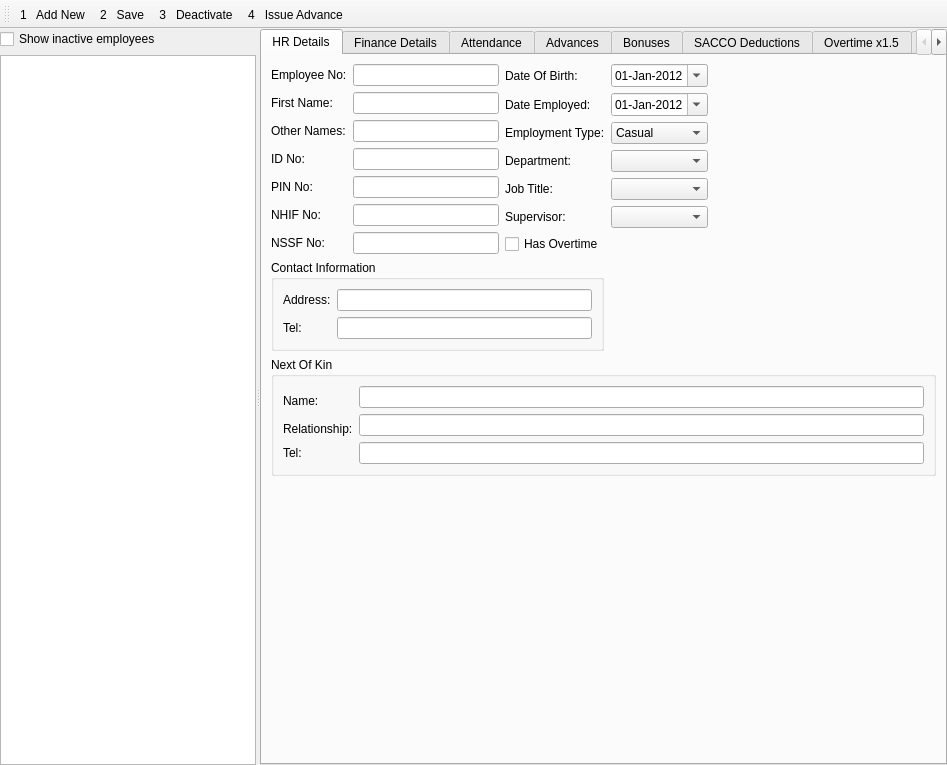
<?xml version="1.0" encoding="UTF-8"?>
<ui version="4.0">
 <class>Employees</class>
 <widget class="QMainWindow" name="Employees">
  <property name="geometry">
   <rect>
    <x>0</x>
    <y>0</y>
    <width>947</width>
    <height>765</height>
   </rect>
  </property>
  <property name="windowTitle">
   <string>Employees</string>
  </property>
  <property name="windowIcon">
   <iconset resource="rc.qrc">
    <normaloff>:/images/Users.png</normaloff>:/images/Users.png</iconset>
  </property>
  <widget class="QWidget" name="centralwidget">
   <layout class="QGridLayout" name="gridLayout_4">
    <property name="leftMargin">
     <number>0</number>
    </property>
    <property name="topMargin">
     <number>0</number>
    </property>
    <property name="rightMargin">
     <number>0</number>
    </property>
    <property name="bottomMargin">
     <number>0</number>
    </property>
    <item row="0" column="0">
     <widget class="QSplitter" name="splitter">
      <property name="orientation">
       <enum>Qt::Horizontal</enum>
      </property>
      <widget class="QWidget" name="layoutWidget">
       <layout class="QVBoxLayout" name="verticalLayout">
        <item>
         <widget class="QCheckBox" name="ShowInactive">
          <property name="text">
           <string>Show inactive employees</string>
          </property>
         </widget>
        </item>
        <item>
         <widget class="CustomQueryView" name="treeView">
          <property name="sizePolicy">
           <sizepolicy hsizetype="Expanding" vsizetype="Ignored">
            <horstretch>0</horstretch>
            <verstretch>0</verstretch>
           </sizepolicy>
          </property>
          <property name="alternatingRowColors">
           <bool>true</bool>
          </property>
          <property name="sortingEnabled">
           <bool>true</bool>
          </property>
         </widget>
        </item>
       </layout>
      </widget>
      <widget class="QWidget" name="widget" native="true">
       <property name="sizePolicy">
        <sizepolicy hsizetype="Ignored" vsizetype="Ignored">
         <horstretch>2</horstretch>
         <verstretch>0</verstretch>
        </sizepolicy>
       </property>
       <layout class="QVBoxLayout" name="verticalLayout_2">
        <item>
         <widget class="QTabWidget" name="tabWidget">
          <property name="sizePolicy">
           <sizepolicy hsizetype="Expanding" vsizetype="Expanding">
            <horstretch>0</horstretch>
            <verstretch>0</verstretch>
           </sizepolicy>
          </property>
          <property name="currentIndex">
           <number>0</number>
          </property>
          <widget class="QWidget" name="HrTab">
           <attribute name="title">
            <string>HR Details</string>
           </attribute>
           <layout class="QVBoxLayout" name="verticalLayout_6">
            <item>
             <layout class="QHBoxLayout" name="horizontalLayout_4">
              <item>
               <layout class="QGridLayout" name="gridLayout_7">
                <item row="0" column="0">
                 <widget class="QLabel" name="label">
                  <property name="text">
                   <string>Employee No:</string>
                  </property>
                 </widget>
                </item>
                <item row="0" column="1">
                 <widget class="QLineEdit" name="EmployeeNo"/>
                </item>
                <item row="1" column="0">
                 <widget class="QLabel" name="label_2">
                  <property name="text">
                   <string>First Name:</string>
                  </property>
                 </widget>
                </item>
                <item row="1" column="1">
                 <widget class="QLineEdit" name="FirstName"/>
                </item>
                <item row="2" column="0">
                 <widget class="QLabel" name="label_3">
                  <property name="text">
                   <string>Other Names:</string>
                  </property>
                 </widget>
                </item>
                <item row="2" column="1">
                 <widget class="QLineEdit" name="OtherNames"/>
                </item>
                <item row="3" column="0">
                 <widget class="QLabel" name="label_4">
                  <property name="text">
                   <string>ID No:</string>
                  </property>
                 </widget>
                </item>
                <item row="3" column="1">
                 <widget class="QLineEdit" name="IDNo"/>
                </item>
                <item row="4" column="0">
                 <widget class="QLabel" name="label_7">
                  <property name="text">
                   <string>PIN No:</string>
                  </property>
                 </widget>
                </item>
                <item row="4" column="1">
                 <widget class="QLineEdit" name="PINNo"/>
                </item>
                <item row="5" column="0">
                 <widget class="QLabel" name="label_9">
                  <property name="text">
                   <string>NHIF No:</string>
                  </property>
                 </widget>
                </item>
                <item row="5" column="1">
                 <widget class="QLineEdit" name="NHIFNo"/>
                </item>
                <item row="6" column="0">
                 <widget class="QLabel" name="label_8">
                  <property name="text">
                   <string>NSSF No:</string>
                  </property>
                 </widget>
                </item>
                <item row="6" column="1">
                 <widget class="QLineEdit" name="NSSFNo"/>
                </item>
               </layout>
              </item>
              <item>
               <layout class="QGridLayout" name="gridLayout_3">
                <item row="2" column="0">
                 <widget class="QLabel" name="label_29">
                  <property name="text">
                   <string>Employment Type:</string>
                  </property>
                 </widget>
                </item>
                <item row="1" column="1">
                 <widget class="QDateEdit" name="DateEmployed">
                  <property name="displayFormat">
                   <string>dd-MMM-yyyy</string>
                  </property>
                  <property name="calendarPopup">
                   <bool>true</bool>
                  </property>
                  <property name="date">
                   <date>
                    <year>2012</year>
                    <month>1</month>
                    <day>1</day>
                   </date>
                  </property>
                 </widget>
                </item>
                <item row="3" column="1">
                 <widget class="QComboBox" name="Department"/>
                </item>
                <item row="0" column="0">
                 <widget class="QLabel" name="label_10">
                  <property name="text">
                   <string>Date Of Birth:</string>
                  </property>
                 </widget>
                </item>
                <item row="1" column="0">
                 <widget class="QLabel" name="label_11">
                  <property name="text">
                   <string>Date Employed:</string>
                  </property>
                 </widget>
                </item>
                <item row="0" column="1">
                 <widget class="QDateEdit" name="DateOfBirth">
                  <property name="displayFormat">
                   <string>dd-MMM-yyyy</string>
                  </property>
                  <property name="calendarPopup">
                   <bool>true</bool>
                  </property>
                  <property name="date">
                   <date>
                    <year>2012</year>
                    <month>1</month>
                    <day>1</day>
                   </date>
                  </property>
                 </widget>
                </item>
                <item row="2" column="1">
                 <widget class="QComboBox" name="comboBox">
                  <property name="editable">
                   <bool>false</bool>
                  </property>
                  <item>
                   <property name="text">
                    <string>Casual</string>
                   </property>
                  </item>
                  <item>
                   <property name="text">
                    <string>Contract</string>
                   </property>
                  </item>
                  <item>
                   <property name="text">
                    <string>Permanent</string>
                   </property>
                  </item>
                 </widget>
                </item>
                <item row="5" column="0">
                 <widget class="QLabel" name="label_14">
                  <property name="text">
                   <string>Supervisor:</string>
                  </property>
                 </widget>
                </item>
                <item row="4" column="1">
                 <widget class="QComboBox" name="JobTitle"/>
                </item>
                <item row="4" column="0">
                 <widget class="QLabel" name="label_13">
                  <property name="text">
                   <string>Job Title:</string>
                  </property>
                 </widget>
                </item>
                <item row="5" column="1">
                 <widget class="QComboBox" name="Supervisor"/>
                </item>
                <item row="3" column="0">
                 <widget class="QLabel" name="label_12">
                  <property name="text">
                   <string>Department:</string>
                  </property>
                 </widget>
                </item>
                <item row="6" column="0">
                 <widget class="QCheckBox" name="chkHasOvertime">
                  <property name="text">
                   <string>Has Overtime</string>
                  </property>
                 </widget>
                </item>
               </layout>
              </item>
              <item>
               <spacer name="horizontalSpacer_7">
                <property name="orientation">
                 <enum>Qt::Horizontal</enum>
                </property>
                <property name="sizeHint" stdset="0">
                 <size>
                  <width>40</width>
                  <height>20</height>
                 </size>
                </property>
               </spacer>
              </item>
             </layout>
            </item>
            <item>
             <layout class="QHBoxLayout" name="horizontalLayout_5">
              <item>
               <widget class="QGroupBox" name="groupBox">
                <property name="title">
                 <string>Contact Information</string>
                </property>
                <layout class="QGridLayout" name="gridLayout_2">
                 <item row="0" column="0">
                  <widget class="QLabel" name="label_15">
                   <property name="text">
                    <string>Address:</string>
                   </property>
                  </widget>
                 </item>
                 <item row="1" column="0">
                  <widget class="QLabel" name="label_16">
                   <property name="text">
                    <string>Tel:</string>
                   </property>
                  </widget>
                 </item>
                 <item row="1" column="1">
                  <widget class="QLineEdit" name="Tel"/>
                 </item>
                 <item row="0" column="1">
                  <widget class="QLineEdit" name="Address"/>
                 </item>
                </layout>
               </widget>
              </item>
              <item>
               <spacer name="horizontalSpacer">
                <property name="orientation">
                 <enum>Qt::Horizontal</enum>
                </property>
                <property name="sizeHint" stdset="0">
                 <size>
                  <width>2</width>
                  <height>20</height>
                 </size>
                </property>
               </spacer>
              </item>
             </layout>
            </item>
            <item>
             <widget class="QGroupBox" name="groupBox_2">
              <property name="title">
               <string>Next Of Kin</string>
              </property>
              <layout class="QGridLayout" name="gridLayout">
               <item row="0" column="0" rowspan="2">
                <widget class="QLabel" name="label_17">
                 <property name="text">
                  <string>Name:</string>
                 </property>
                </widget>
               </item>
               <item row="0" column="1">
                <widget class="QLineEdit" name="Name"/>
               </item>
               <item row="1" column="1" rowspan="2">
                <widget class="QLineEdit" name="Relationship"/>
               </item>
               <item row="2" column="0">
                <widget class="QLabel" name="label_18">
                 <property name="text">
                  <string>Relationship:</string>
                 </property>
                </widget>
               </item>
               <item row="3" column="0">
                <widget class="QLabel" name="label_19">
                 <property name="text">
                  <string>Tel:</string>
                 </property>
                </widget>
               </item>
               <item row="3" column="1">
                <widget class="QLineEdit" name="Tel_2"/>
               </item>
              </layout>
             </widget>
            </item>
            <item>
             <spacer name="verticalSpacer">
              <property name="orientation">
               <enum>Qt::Vertical</enum>
              </property>
              <property name="sizeHint" stdset="0">
               <size>
                <width>22</width>
                <height>172</height>
               </size>
              </property>
             </spacer>
            </item>
           </layout>
          </widget>
          <widget class="QWidget" name="FinanceTab">
           <attribute name="title">
            <string>Finance Details</string>
           </attribute>
           <layout class="QGridLayout" name="gridLayout_5">
            <item row="0" column="0">
             <widget class="QLabel" name="label_5">
              <property name="text">
               <string>Basic Pay:</string>
              </property>
             </widget>
            </item>
            <item row="0" column="1">
             <widget class="QLineEdit" name="BasicPay"/>
            </item>
            <item row="0" column="2">
             <widget class="QLabel" name="label_6">
              <property name="text">
               <string>House Allowance:</string>
              </property>
             </widget>
            </item>
            <item row="0" column="3">
             <widget class="QLineEdit" name="HouseAllowance"/>
            </item>
            <item row="1" column="0">
             <widget class="QLabel" name="label_20">
              <property name="text">
               <string>Payment Method:</string>
              </property>
             </widget>
            </item>
            <item row="3" column="1">
             <widget class="QLineEdit" name="BankName"/>
            </item>
            <item row="1" column="1" colspan="2">
             <widget class="QComboBox" name="PaymentMethod">
              <property name="editable">
               <bool>true</bool>
              </property>
              <item>
               <property name="text">
                <string>Cash</string>
               </property>
              </item>
              <item>
               <property name="text">
                <string>Cheque</string>
               </property>
              </item>
              <item>
               <property name="text">
                <string>Direct Transfer</string>
               </property>
              </item>
             </widget>
            </item>
            <item row="3" column="0">
             <widget class="QLabel" name="label_21">
              <property name="text">
               <string>Bank Name:</string>
              </property>
             </widget>
            </item>
            <item row="3" column="3">
             <widget class="QLineEdit" name="BankBranch"/>
            </item>
            <item row="3" column="2">
             <widget class="QLabel" name="label_22">
              <property name="text">
               <string>Branch:</string>
              </property>
             </widget>
            </item>
            <item row="4" column="1">
             <widget class="QLineEdit" name="AccountName"/>
            </item>
            <item row="3" column="4">
             <spacer name="horizontalSpacer_2">
              <property name="orientation">
               <enum>Qt::Horizontal</enum>
              </property>
              <property name="sizeHint" stdset="0">
               <size>
                <width>159</width>
                <height>20</height>
               </size>
              </property>
             </spacer>
            </item>
            <item row="4" column="0">
             <widget class="QLabel" name="label_23">
              <property name="text">
               <string>Account Name:</string>
              </property>
             </widget>
            </item>
            <item row="4" column="3">
             <widget class="QLineEdit" name="AccountNo"/>
            </item>
            <item row="4" column="2">
             <widget class="QLabel" name="label_24">
              <property name="text">
               <string>Account No:</string>
              </property>
             </widget>
            </item>
            <item row="5" column="1">
             <spacer name="verticalSpacer_3">
              <property name="orientation">
               <enum>Qt::Vertical</enum>
              </property>
              <property name="sizeHint" stdset="0">
               <size>
                <width>20</width>
                <height>40</height>
               </size>
              </property>
             </spacer>
            </item>
           </layout>
          </widget>
          <widget class="QWidget" name="tab_7">
           <attribute name="title">
            <string>Attendance</string>
           </attribute>
           <layout class="QVBoxLayout" name="verticalLayout_10">
            <item>
             <layout class="QHBoxLayout" name="horizontalLayout_9">
              <item>
               <widget class="QLabel" name="label_25">
                <property name="text">
                 <string>Month:</string>
                </property>
               </widget>
              </item>
              <item>
               <widget class="QComboBox" name="cboAttendanceMonths"/>
              </item>
              <item>
               <spacer name="horizontalSpacer_10">
                <property name="orientation">
                 <enum>Qt::Horizontal</enum>
                </property>
                <property name="sizeHint" stdset="0">
                 <size>
                  <width>40</width>
                  <height>20</height>
                 </size>
                </property>
               </spacer>
              </item>
             </layout>
            </item>
            <item>
             <widget class="QTabWidget" name="tabWidget_2">
              <property name="currentIndex">
               <number>0</number>
              </property>
              <widget class="QWidget" name="tab_8">
               <attribute name="title">
                <string>Processed Attendance</string>
               </attribute>
               <layout class="QVBoxLayout" name="verticalLayout_11">
                <item>
                 <widget class="QTableView" name="tblAttendance"/>
                </item>
               </layout>
              </widget>
              <widget class="QWidget" name="tab_9">
               <attribute name="title">
                <string>Raw Biometric Data</string>
               </attribute>
               <layout class="QVBoxLayout" name="verticalLayout_12">
                <item>
                 <widget class="QTableView" name="tblBiometrics"/>
                </item>
               </layout>
              </widget>
             </widget>
            </item>
           </layout>
          </widget>
          <widget class="QWidget" name="tab_3">
           <attribute name="title">
            <string>Advances</string>
           </attribute>
           <layout class="QVBoxLayout" name="verticalLayout_3">
            <item>
             <layout class="QHBoxLayout" name="horizontalLayout">
              <item>
               <widget class="QToolButton" name="AddAdvance">
                <property name="text">
                 <string>Add</string>
                </property>
                <property name="icon">
                 <iconset resource="rc.qrc">
                  <normaloff>:/images/Icon_193.ico</normaloff>:/images/Icon_193.ico</iconset>
                </property>
               </widget>
              </item>
              <item>
               <widget class="QToolButton" name="DeleteAdvance">
                <property name="text">
                 <string>...</string>
                </property>
                <property name="icon">
                 <iconset resource="rc.qrc">
                  <normaloff>:/images/Icon_194.ico</normaloff>:/images/Icon_194.ico</iconset>
                </property>
               </widget>
              </item>
              <item>
               <spacer name="horizontalSpacer_3">
                <property name="orientation">
                 <enum>Qt::Horizontal</enum>
                </property>
                <property name="sizeHint" stdset="0">
                 <size>
                  <width>40</width>
                  <height>20</height>
                 </size>
                </property>
               </spacer>
              </item>
             </layout>
            </item>
            <item>
             <widget class="QTreeView" name="AdvancesTree">
              <property name="alternatingRowColors">
               <bool>true</bool>
              </property>
             </widget>
            </item>
           </layout>
          </widget>
          <widget class="QWidget" name="tab_2">
           <attribute name="title">
            <string>Bonuses</string>
           </attribute>
           <layout class="QVBoxLayout" name="verticalLayout_4">
            <item>
             <layout class="QHBoxLayout" name="horizontalLayout_2">
              <item>
               <widget class="QPushButton" name="cmdAddBonus">
                <property name="text">
                 <string>Add Bonus</string>
                </property>
                <property name="icon">
                 <iconset resource="rc.qrc">
                  <normaloff>:/images/Icon_193.ico</normaloff>:/images/Icon_193.ico</iconset>
                </property>
               </widget>
              </item>
              <item>
               <widget class="QPushButton" name="cmdDeleteBonus">
                <property name="text">
                 <string>Remove Selected</string>
                </property>
                <property name="icon">
                 <iconset resource="rc.qrc">
                  <normaloff>:/images/Icon_194.ico</normaloff>:/images/Icon_194.ico</iconset>
                </property>
               </widget>
              </item>
              <item>
               <spacer name="horizontalSpacer_4">
                <property name="orientation">
                 <enum>Qt::Horizontal</enum>
                </property>
                <property name="sizeHint" stdset="0">
                 <size>
                  <width>40</width>
                  <height>20</height>
                 </size>
                </property>
               </spacer>
              </item>
             </layout>
            </item>
            <item>
             <widget class="CustomQueryView" name="lstBonuses"/>
            </item>
           </layout>
          </widget>
          <widget class="QWidget" name="tab">
           <attribute name="title">
            <string>SACCO Deductions</string>
           </attribute>
           <layout class="QVBoxLayout" name="verticalLayout_5">
            <item>
             <layout class="QHBoxLayout" name="horizontalLayout_3">
              <item>
               <widget class="QToolButton" name="AddSaccoPayment">
                <property name="text">
                 <string>...</string>
                </property>
                <property name="icon">
                 <iconset resource="rc.qrc">
                  <normaloff>:/images/Icon_193.ico</normaloff>:/images/Icon_193.ico</iconset>
                </property>
               </widget>
              </item>
              <item>
               <widget class="QToolButton" name="DeleteSaccoPayment">
                <property name="text">
                 <string>...</string>
                </property>
                <property name="icon">
                 <iconset resource="rc.qrc">
                  <normaloff>:/images/Icon_194.ico</normaloff>:/images/Icon_194.ico</iconset>
                </property>
               </widget>
              </item>
              <item>
               <spacer name="horizontalSpacer_6">
                <property name="orientation">
                 <enum>Qt::Horizontal</enum>
                </property>
                <property name="sizeHint" stdset="0">
                 <size>
                  <width>40</width>
                  <height>20</height>
                 </size>
                </property>
               </spacer>
              </item>
             </layout>
            </item>
            <item>
             <widget class="CustomQueryView" name="lstSaccos"/>
            </item>
           </layout>
          </widget>
          <widget class="QWidget" name="tab_4">
           <attribute name="title">
            <string>Overtime x1.5</string>
           </attribute>
           <layout class="QVBoxLayout" name="verticalLayout_7">
            <item>
             <layout class="QHBoxLayout" name="horizontalLayout_6">
              <item>
               <widget class="QPushButton" name="cmdAddOTHours">
                <property name="text">
                 <string>Add Hours</string>
                </property>
                <property name="icon">
                 <iconset resource="rc.qrc">
                  <normaloff>:/images/Icon_193.ico</normaloff>:/images/Icon_193.ico</iconset>
                </property>
               </widget>
              </item>
              <item>
               <widget class="QPushButton" name="cmdRemoveOTHours">
                <property name="text">
                 <string>Remove Selected</string>
                </property>
                <property name="icon">
                 <iconset resource="rc.qrc">
                  <normaloff>:/images/Icon_194.ico</normaloff>:/images/Icon_194.ico</iconset>
                </property>
               </widget>
              </item>
              <item>
               <spacer name="horizontalSpacer_5">
                <property name="orientation">
                 <enum>Qt::Horizontal</enum>
                </property>
                <property name="sizeHint" stdset="0">
                 <size>
                  <width>40</width>
                  <height>20</height>
                 </size>
                </property>
               </spacer>
              </item>
             </layout>
            </item>
            <item>
             <widget class="CustomQueryView" name="lstOvertimeHours"/>
            </item>
           </layout>
          </widget>
          <widget class="QWidget" name="tab_5">
           <attribute name="title">
            <string>Overtime x2</string>
           </attribute>
           <layout class="QVBoxLayout" name="verticalLayout_8">
            <item>
             <layout class="QHBoxLayout" name="horizontalLayout_7">
              <item>
               <widget class="QPushButton" name="cmdAddHolidayHours">
                <property name="text">
                 <string>Add Hours</string>
                </property>
                <property name="icon">
                 <iconset resource="rc.qrc">
                  <normaloff>:/images/Icon_193.ico</normaloff>:/images/Icon_193.ico</iconset>
                </property>
               </widget>
              </item>
              <item>
               <widget class="QPushButton" name="cmdRemoveHolidayHours">
                <property name="text">
                 <string>Remove Selected</string>
                </property>
                <property name="icon">
                 <iconset resource="rc.qrc">
                  <normaloff>:/images/Icon_194.ico</normaloff>:/images/Icon_194.ico</iconset>
                </property>
               </widget>
              </item>
              <item>
               <spacer name="horizontalSpacer_8">
                <property name="orientation">
                 <enum>Qt::Horizontal</enum>
                </property>
                <property name="sizeHint" stdset="0">
                 <size>
                  <width>40</width>
                  <height>20</height>
                 </size>
                </property>
               </spacer>
              </item>
             </layout>
            </item>
            <item>
             <widget class="CustomQueryView" name="lstHolidayHours"/>
            </item>
           </layout>
          </widget>
          <widget class="QWidget" name="tab_6">
           <attribute name="title">
            <string>Absent Hours</string>
           </attribute>
           <layout class="QVBoxLayout" name="verticalLayout_9">
            <item>
             <layout class="QHBoxLayout" name="horizontalLayout_8">
              <item>
               <widget class="QPushButton" name="cmdAddAbsentHours">
                <property name="text">
                 <string>Add Hours</string>
                </property>
                <property name="icon">
                 <iconset resource="rc.qrc">
                  <normaloff>:/images/Icon_193.ico</normaloff>:/images/Icon_193.ico</iconset>
                </property>
               </widget>
              </item>
              <item>
               <widget class="QPushButton" name="cmdRemoveAbsentHours">
                <property name="text">
                 <string>Remove Selected</string>
                </property>
                <property name="icon">
                 <iconset resource="rc.qrc">
                  <normaloff>:/images/Icon_194.ico</normaloff>:/images/Icon_194.ico</iconset>
                </property>
               </widget>
              </item>
              <item>
               <spacer name="horizontalSpacer_9">
                <property name="orientation">
                 <enum>Qt::Horizontal</enum>
                </property>
                <property name="sizeHint" stdset="0">
                 <size>
                  <width>40</width>
                  <height>20</height>
                 </size>
                </property>
               </spacer>
              </item>
             </layout>
            </item>
            <item>
             <widget class="CustomQueryView" name="lstAbsentHours"/>
            </item>
           </layout>
          </widget>
         </widget>
        </item>
       </layout>
      </widget>
     </widget>
    </item>
   </layout>
  </widget>
  <widget class="QToolBar" name="toolBar">
   <property name="font">
    <font>
     <pointsize>9</pointsize>
    </font>
   </property>
   <property name="windowTitle">
    <string>toolBar</string>
   </property>
   <attribute name="toolBarArea">
    <enum>TopToolBarArea</enum>
   </attribute>
   <attribute name="toolBarBreak">
    <bool>false</bool>
   </attribute>
   <addaction name="actionAdd_New"/>
   <addaction name="actionSave"/>
   <addaction name="actionDeactivate"/>
   <addaction name="actionIssue_Advance"/>
  </widget>
  <action name="actionAdd_New">
   <property name="text">
    <string>1   Add New</string>
   </property>
   <property name="shortcut">
    <string>Alt+1</string>
   </property>
  </action>
  <action name="actionSave">
   <property name="text">
    <string>2   Save</string>
   </property>
   <property name="shortcut">
    <string>Alt+2</string>
   </property>
  </action>
  <action name="actionDeactivate">
   <property name="text">
    <string>3   Deactivate</string>
   </property>
   <property name="shortcut">
    <string>Alt+3</string>
   </property>
  </action>
  <action name="actionIssue_Advance">
   <property name="text">
    <string>4   Issue Advance</string>
   </property>
   <property name="shortcut">
    <string>Alt+4</string>
   </property>
  </action>
 </widget>
 <customwidgets>
  <customwidget>
   <class>CustomQueryView</class>
   <extends>QTreeView</extends>
   <header>customqueryview.h</header>
  </customwidget>
 </customwidgets>
 <tabstops>
  <tabstop>EmployeeNo</tabstop>
  <tabstop>FirstName</tabstop>
  <tabstop>OtherNames</tabstop>
  <tabstop>IDNo</tabstop>
  <tabstop>PINNo</tabstop>
  <tabstop>NHIFNo</tabstop>
  <tabstop>NSSFNo</tabstop>
  <tabstop>DateOfBirth</tabstop>
  <tabstop>DateEmployed</tabstop>
  <tabstop>comboBox</tabstop>
  <tabstop>Department</tabstop>
  <tabstop>JobTitle</tabstop>
  <tabstop>Supervisor</tabstop>
  <tabstop>Address</tabstop>
  <tabstop>Tel</tabstop>
  <tabstop>Name</tabstop>
  <tabstop>Relationship</tabstop>
  <tabstop>Tel_2</tabstop>
  <tabstop>BasicPay</tabstop>
  <tabstop>HouseAllowance</tabstop>
  <tabstop>PaymentMethod</tabstop>
  <tabstop>BankName</tabstop>
  <tabstop>BankBranch</tabstop>
  <tabstop>AccountName</tabstop>
  <tabstop>AccountNo</tabstop>
  <tabstop>AddAdvance</tabstop>
  <tabstop>DeleteAdvance</tabstop>
 </tabstops>
 <resources>
  <include location="rc.qrc"/>
  <include location="rc.qrc"/>
 </resources>
 <connections/>
</ui>
